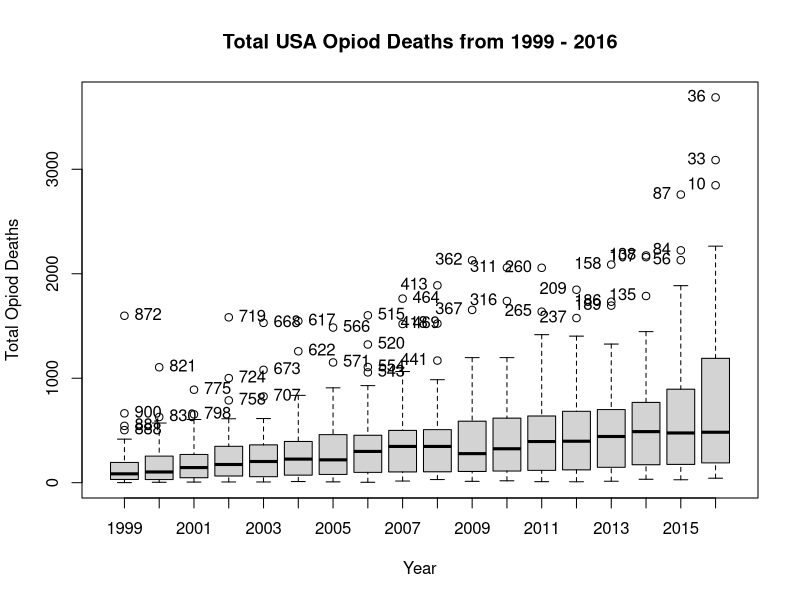
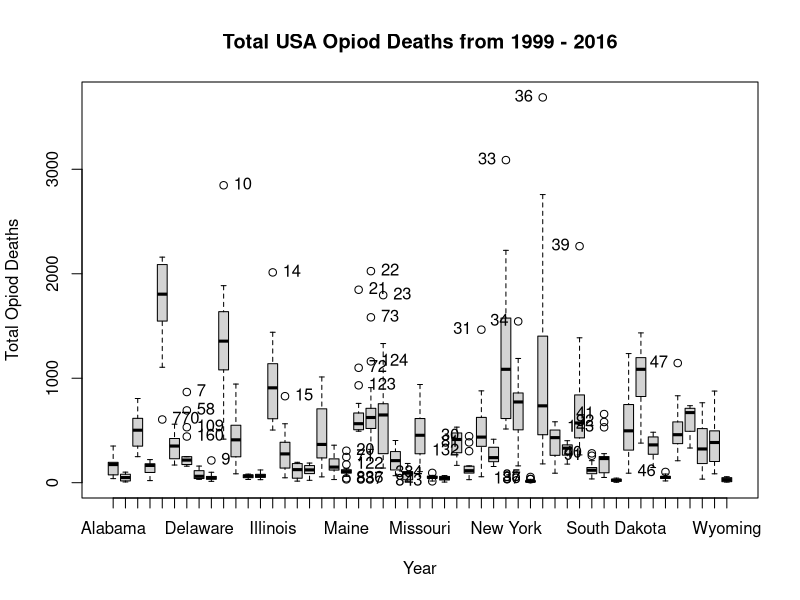
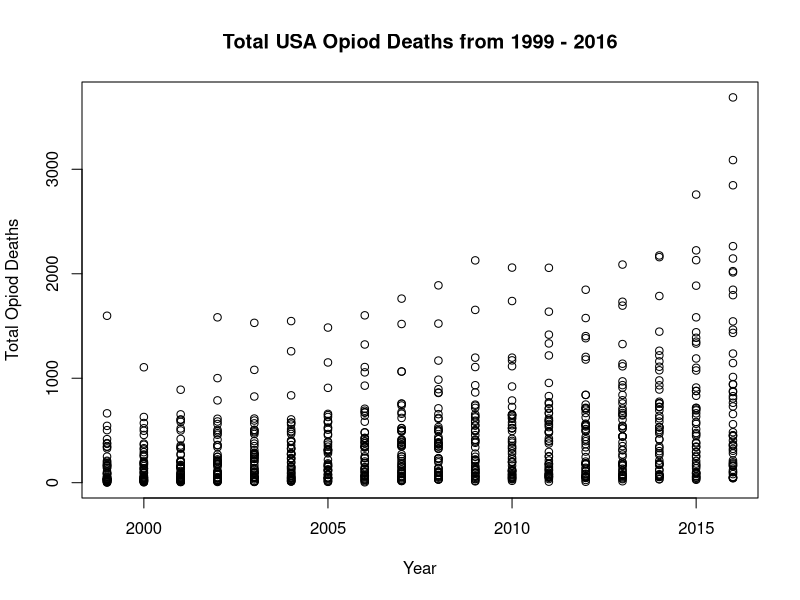

Generate these figures, in order, with R: (Note: this script raises an error after producing the figures.)
# Chris Daigle
# Week12 Day 1 - 9 April

setwd("/Users/daiglechris/Library/Mobile Documents/com~apple~CloudDocs/Education/UConn/Spring 2018/R/DataSets")
# Importing ####
compiled <- read.csv('1999-2016 Opioid Mortailty.csv')
head(compiled)
summary(compiled)

# Subsetting
simple <- compiled[, 1:7]
head(simple)
simple <- as.data.frame(simple)


anova(lm(simple$AllOpioids ~ simple$Year))


# x <- pull(simple, State)
x <- simple[["State"]]
x1 <- t(x)
colnames(x1) <- x1[1,]
x1 <- x1[-1, ]
x1 <- x1[,1:51]
statesAsVar <- x1
empty <- rep(NA, 51)

for (i in 1:18) {
  statesAsVar <- rbind(statesAsVar, empty)
}
row.names(statesAsVar) <- c(2016:1999)

states <- unique(simple$State)

for (i in x) {
    statesAsVar[,i] <- simple$AllOpioids[simple$State == i]
}
# Test Case: Alabama <- simple$AllOpioids[simple$State == 'Alabama'], also view(simple) and sort it by State
# Locate states with the highest values
maxes <- rep(NA, length(1999:2016))
for (i in 1:18) {
  maxes[i] <- max(simple$AllOpioids[which(simple$Year == (i+1998))]) 
}

byYrStateMaxes <- rep(NA, length(1999:2016))
for (i in 1999:2016) {
  byYrStateMaxes[i-1998] <- simple$State[which(simple$AllOpioids == maxes[i-1998] & simple$Year == i)]
}
byYrStateMaxes <- simple$State[byYrStateMaxes]

simple2 <- as.data.frame(simple)

# Graphics
library(car)
Boxplot(simple2$AllOpioids, simple2$Year, xlab = 'Year', ylab = 'Total Opiod Deaths', main = 'Total USA Opiod Deaths from 1999 - 2016')
Boxplot(simple2$AllOpioids, simple2$State, xlab = 'Year', ylab = 'Total Opiod Deaths', main = 'Total USA Opiod Deaths from 1999 - 2016')

plot(simple$AllOpioids ~ simple$Year, xlab = 'Year', ylab = 'Total Opiod Deaths', main = 'Total USA Opiod Deaths from 1999 - 2016')

# I don't know how meaningful this is:
pairs(statesAsVar[,1:5])
pairs(statesAsVar[,6:10])
pairs(statesAsVar[,11:15])
pairs(statesAsVar[,16:20])
pairs(statesAsVar[,21:25])
pairs(statesAsVar[,26:30])
pairs(statesAsVar[,31:35])

par(mfrow = c(3,3), mar = c(4,4,2,0.5)) # Setup the dimension for the matrix of multiple graphs and margins
for (i in c(2000, 2001, 2010, 2011, 2012, 2013, 2014, 2015, 2016)) {
  hist(simple$AllOpioids[which(simple$Year == i)], xlab = 'Deaths in the US', main = paste('Opiod Deaths in', i), col = 'lightblue', breaks = 20 )
}
par(mfrow = c(1,1))

pcDeathsByStates <- prcomp(statesAsVar, scale. = TRUE)
#pcDeathsByStates$rotation
plot(pcDeathsByStates, type="l")
biplot(pcDeathsByStates)
